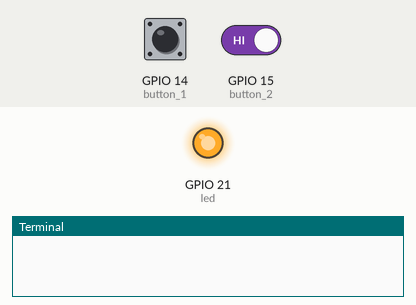
The program below on a simulated Raspberry Pi (BCM pin numbers). Shown: output pins drawn as LEDs (lit = HIGH), the last lines printed to the terminal. Inputs (shaded band) come from the test bench; at power-on: GPIO 14 (button_1) HIGH, GPIO 15 (button_2) HIGH. Random numbers come from a fixed seed.

Above: at 1.2 s.
1.3 s: GPIO 14 (button_1) pulled LOW for 0.15 s
At 2.1 s:
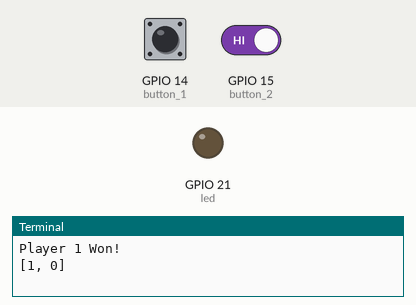
2.9 s: GPIO 14 (button_1) pulled LOW for 1 s
6.9 s: GPIO 14 (button_1) pulled LOW for 3.2 s
At 12.2 s:
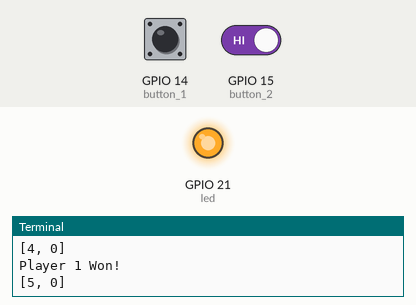
12.5 s: GPIO 14 (button_1) driven LOW and GPIO 15 (button_2) driven LOW
At 13.1 s:
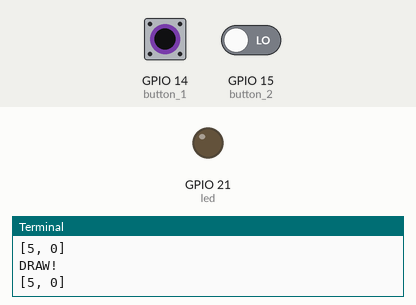
Timing chart, 0 to 15.5 s (numbered marks = the images above; inputs shaded):
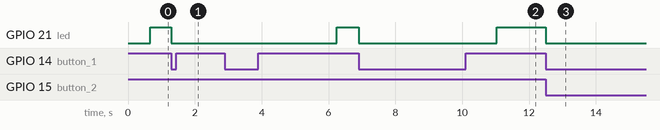

The program:

jeu_bouttons.py
```python
# imports
from gpiozero import LED,Button
import time
import random

#LED
led = LED(21)
button_1 = Button(14)
button_2 = Button(15)

# ressayer encore
def reset():
    led.off()
    print(score)
    while (not button_1.is_pressed and (not button_2.is_pressed)):
        print("Press any Button to restart")


led.off()
led_off = True
score = [0,0]
while(True):
    if(led_off):
        time.sleep(random.uniform(0.3,3))
        led_off= False
    led.on()
    if(button_1.is_pressed and button_2.is_pressed):
        print("DRAW!")
        reset()
        led_off = True
    elif (button_1.is_pressed) : # dans ce cas il est évident que boutton_2 est OFF car sinon on est dans le cas précédent.
        print("Player 1 Won!")
        score[0]+=1
        reset()
        led_off = True
    elif (button_2.is_pressed):
        print("Player 2 Won!")
        score[1]+=1
        reset()
        led_off = True
```

Measured:
- after the input at 1.3 s, GPIO 21 (led): HIGH → LOW at once
- after the input at 6.9 s, GPIO 21 (led): HIGH → LOW at once, → HIGH 4.1 s later
- after the input at 12.5 s, GPIO 21 (led): HIGH → LOW at once
